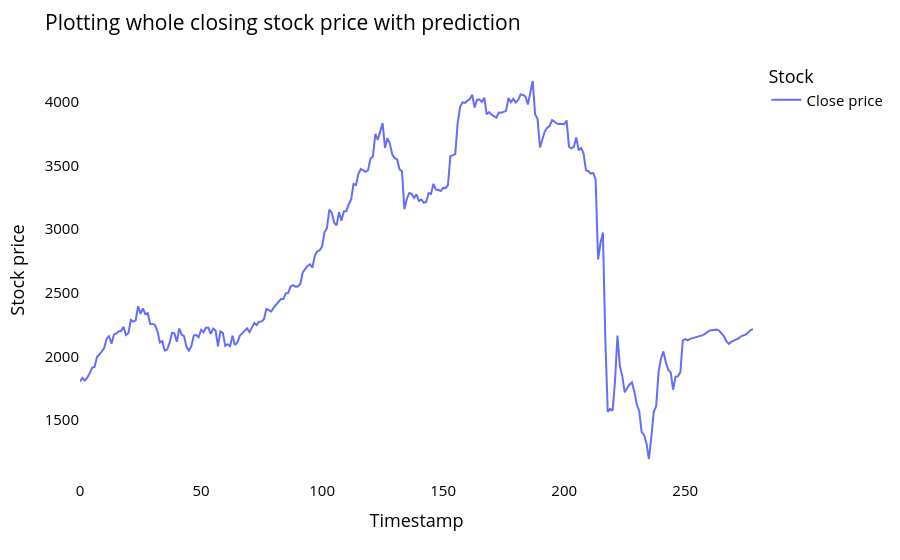

Write notebook code for a chart like this one.
### Markdown cell above
### Plotting whole closing stock price with prediction

### Code cell
rfdf=closedf.tolist()
rfdf.extend((np.array(lst_output).reshape(-1,1)).tolist())
rfdf=scaler.inverse_transform(rfdf).reshape(1,-1).tolist()[0]

names = cycle(['Close price'])

fig = px.line(rfdf,labels={'value': 'Stock price','index': 'Timestamp'})
fig.update_layout(title_text='Plotting whole closing stock price with prediction',
                  plot_bgcolor='white', font_size=15, font_color='black',legend_title_text='Stock')
fig.for_each_trace(lambda t:  t.update(name = next(names)))

fig.update_xaxes(showgrid=False)
fig.update_yaxes(showgrid=False)
fig.show()

### Figure 1 — Plotly figure (JSON) as saved in the notebook; plotly's stock layout.template omitted (floating-point values rounded to 4 significant figures; data arrays with more than 128 entries replaced by an {"elided": "..."} marker saying what was removed)
{"data": [{"hovertemplate": "variable=0<br>Timestamp=%{x}<br>Stock price=%{y}<extra></extra>", "legendgroup": "0", "line": {"color": "#636efa", "dash": "solid"}, "marker": {"symbol": "circle"}, "mode": "lines", "name": "Close price", "orientation": "v", "showlegend": true, "type": "scatter", "x": {"elided": "279 int values"}, "xaxis": "x", "y": {"elided": "279 float values"}, "yaxis": "y"}], "layout": {"font": {"color": "black", "size": 15}, "legend": {"title": {"text": "Stock"}, "tracegroupgap": 0}, "margin": {"t": 60}, "plot_bgcolor": "white", "title": {"text": "Plotting whole closing stock price with prediction"}, "xaxis": {"anchor": "y", "domain": [0, 1], "showgrid": false, "title": {"text": "Timestamp"}}, "yaxis": {"anchor": "x", "domain": [0, 1], "showgrid": false, "title": {"text": "Stock price"}}}}
